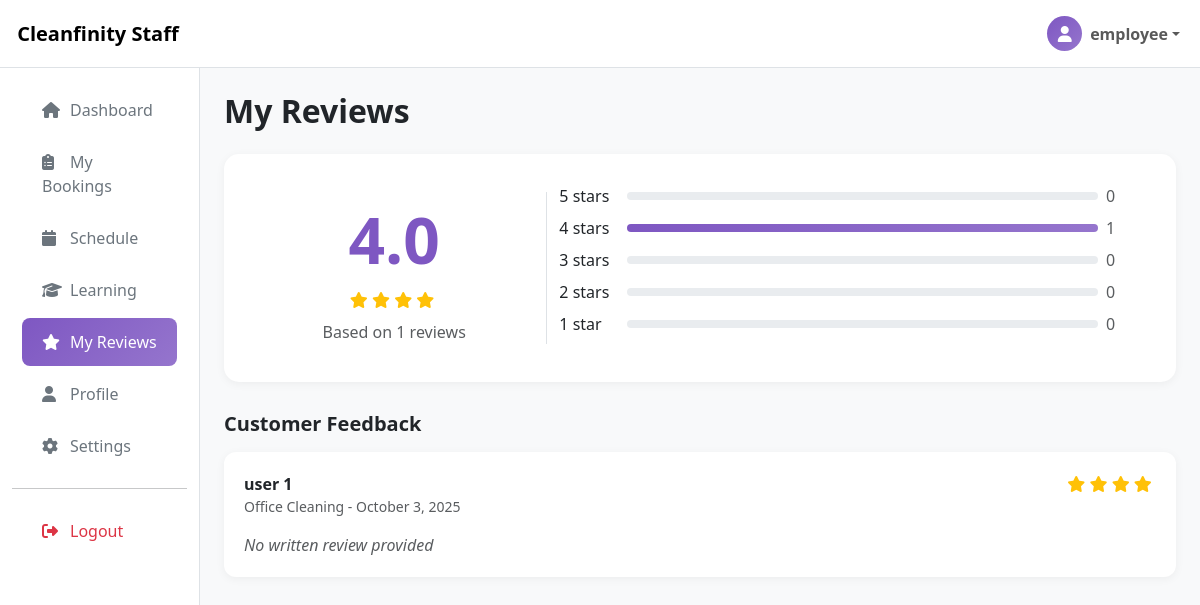
Screenshot of /staff/reviews.php (signed in) with the database file from the repository.
### tables this page shows
CREATE TABLE `service_ratings` (
  `id` int(11) NOT NULL,
  `booking_id` int(11) NOT NULL,
  `customer_id` int(11) NOT NULL,
  `rating` tinyint(3) UNSIGNED NOT NULL COMMENT 'Allowed range: 1-5',
  `comment` text DEFAULT NULL,
  `created_at` timestamp NOT NULL DEFAULT current_timestamp()
);

CREATE TABLE `users` (
  `id` int(11) NOT NULL,
  `username` varchar(50) NOT NULL,
  `email` varchar(100) NOT NULL,
  `password` varchar(255) NOT NULL,
  `first_name` varchar(50) NOT NULL,
  `last_name` varchar(50) NOT NULL,
  `phone` varchar(20) DEFAULT NULL,
  `address` text DEFAULT NULL,
  `role` enum('customer','staff','admin') DEFAULT 'customer',
  `status` enum('active','inactive') DEFAULT 'active',
  `availability` enum('available','unavailable') DEFAULT 'available',
  `created_at` timestamp NOT NULL DEFAULT current_timestamp(),
  `updated_at` timestamp NOT NULL DEFAULT current_timestamp() ON UPDATE current_timestamp()
);

CREATE TABLE `services` (
  `id` int(11) NOT NULL,
  `name` varchar(100) NOT NULL,
  `description` text DEFAULT NULL,
  `price` decimal(10,2) NOT NULL,
  `duration` int(11) NOT NULL COMMENT 'Duration in minutes',
  `base_price` decimal(10,2) NOT NULL,
  `duration_minutes` int(11) NOT NULL,
  `category` varchar(50) DEFAULT NULL,
  `status` enum('active','inactive') DEFAULT 'active',
  `created_at` timestamp NOT NULL DEFAULT current_timestamp(),
  `image_url` varchar(500) DEFAULT NULL,
  `is_active` tinyint(1) DEFAULT 1
);

### staff/reviews.php (the view, shortened to what this page needs)
<?php
$database = new Database();
$db = $database->getConnection();
$staff_id = $_SESSION['user_id'];
$query = "SELECT
    r.id,
    r.rating,
    r.comment,
    r.created_at,
    b.booking_date,
    s.name as service_name,
    u.first_name as customer_first_name,
    u.last_name as customer_last_name
FROM service_ratings r
JOIN bookings b ON r.booking_id = b.id
JOIN services s ON b.service_id = s.id
JOIN users u ON b.customer_id = u.id
WHERE b.employee_id = :staff_id
ORDER BY r.created_at DESC";
$stmt = $db->prepare($query);
$stmt->bindParam(':staff_id', $staff_id);
$stmt->execute();
$stats_query = "SELECT
    AVG(r.rating) as avg_rating,
    COUNT(*) as total_reviews,
    SUM(CASE WHEN r.rating = 5 THEN 1 ELSE 0 END) as five_star,
    SUM(CASE WHEN r.rating = 4 THEN 1 ELSE 0 END) as four_star,
    SUM(CASE WHEN r.rating = 3 THEN 1 ELSE 0 END) as three_star,
    SUM(CASE WHEN r.rating = 2 THEN 1 ELSE 0 END) as two_star,
    SUM(CASE WHEN r.rating = 1 THEN 1 ELSE 0 END) as one_star
FROM service_ratings r
JOIN bookings b ON r.booking_id = b.id
WHERE b.employee_id = :staff_id";
$stats_stmt = $db->prepare($stats_query);
$stats_stmt->bindParam(':staff_id', $staff_id);
$stats_stmt->execute();
$stats = $stats_stmt->fetch(PDO::FETCH_ASSOC);
?>
<!DOCTYPE html>
<html lang="en">
<head>
    <link href="https://cdn.jsdelivr.net/npm/bootstrap@5.3.2/dist/css/bootstrap.min.css" rel="stylesheet">
    <link href="https://cdnjs.cloudflare.com/ajax/libs/font-awesome/6.5.0/css/all.min.css" rel="stylesheet">
</head>
<body>
    <?php include 'includes/navbar.php'; ?>
    <div class="container-fluid">
        <div class="row">
            <?php include 'includes/sidebar.php'; ?>
            <main class="col-md-9 ms-sm-auto col-lg-10 px-md-4 py-4">
                <h2 class="fw-bold mb-4">My Reviews</h2>
                <div class="rating-overview">
                    <div class="row align-items-center">
                        <div class="col-md-4 text-center border-end">
                            <div class="rating-number">
                                <?php echo number_format($stats['avg_rating'] ?? 0, 1); ?>
                            </div>
                            <div class="star-rating mb-2">
                                <?php
                                $avg = round($stats['avg_rating'] ?? 0);
                                for($i = 1; $i <= 5; $i++):
                                ?>
                                    <i class="fas fa-star<?php echo $i <= $avg ? '' : '-o'; ?>"></i>
                                <?php endfor; ?>
                            </div>
                            <div class="text-muted">Based on <?php echo $stats['total_reviews'] ?? 0; ?> reviews</div>
                        </div>
                        <div class="col-md-8">
                            <div class="mb-3">
                                <div class="d-flex align-items-center mb-2">
                                    <span class="me-2" style="width: 60px;">5 stars</span>
                                    <div class="rating-bar flex-grow-1">
                                    </div>
                                    <span class="ms-2 text-muted" style="width: 40px;"><?php echo $stats['five_star'] ?? 0; ?></span>
                                </div>
                                <div class="d-flex align-items-center mb-2">
                                    <span class="me-2" style="width: 60px;">4 stars</span>
                                    <div class="rating-bar flex-grow-1">
                                        <div class="rating-bar-fill" style="width: <?php echo $stats['total_reviews'] > 0 ? ($stats['four_star'] / $stats['total_reviews'] * 100) : 0; ?>%"></div>
                                    </div>
                                    <span class="ms-2 text-muted" style="width: 40px;"><?php echo $stats['four_star'] ?? 0; ?></span>
                                </div>
                                <div class="d-flex align-items-center mb-2">
                                    <span class="me-2" style="width: 60px;">3 stars</span>
                                    <div class="rating-bar flex-grow-1">
                                    </div>
                                    <span class="ms-2 text-muted" style="width: 40px;"><?php echo $stats['three_star'] ?? 0; ?></span>
                                </div>
                                <div class="d-flex align-items-center mb-2">
                                    <span class="me-2" style="width: 60px;">2 stars</span>
                                    <div class="rating-bar flex-grow-1">
                                    </div>
                                    <span class="ms-2 text-muted" style="width: 40px;"><?php echo $stats['two_star'] ?? 0; ?></span>
                                </div>
                                <div class="d-flex align-items-center">
                                    <span class="me-2" style="width: 60px;">1 star</span>
                                    <div class="rating-bar flex-grow-1">
                                    </div>
                                    <span class="ms-2 text-muted" style="width: 40px;"><?php echo $stats['one_star'] ?? 0; ?></span>
                                </div>
                            </div>
                        </div>
                    </div>
                </div>
                <h5 class="fw-bold mb-3">Customer Feedback</h5>
                <?php if ($stmt->rowCount() > 0): ?>
                    <?php while ($review = $stmt->fetch(PDO::FETCH_ASSOC)): ?>
                        <div class="review-card">
                            <div class="d-flex justify-content-between align-items-start mb-3">
                                <div>
                                    <div class="fw-bold">
                                        <?php echo htmlspecialchars($review['customer_first_name'] . ' ' . $review['customer_last_name']); ?>
                                    </div>
                                    <div class="text-muted small">
                                        <?php echo htmlspecialchars($review['service_name']); ?> -
                                        <?php echo date('F j, Y', strtotime($review['created_at'])); ?>
                                    </div>
                                </div>
                                <div class="star-rating">
                                    <?php for($i = 1; $i <= 5; $i++): ?>
                                        <i class="fas fa-star<?php echo $i <= $review['rating'] ? '' : '-o'; ?>"></i>
                                    <?php endfor; ?>
                                </div>
                            </div>
                            <?php if (!empty($review['review'])): ?>
                                <p class="mb-0"><?php echo nl2br(htmlspecialchars($review['review'])); ?></p>
                            <?php else: ?>
                                <p class="text-muted mb-0 fst-italic">No written review provided</p>
                            <?php endif; ?>
                        </div>
                    <?php endwhile; ?>
                <?php endif; ?>
            </main>
        </div>
    </div>
</body>
</html>

### staff/reviews.php (style rules this page uses)
:root { --staff-purple: #7E57C2; }
body { background: #f8f9fa; }
.rating-overview { background: white; border-radius: 15px; padding: 30px; box-shadow: 0 2px 10px rgba(0,0,0,0.05); margin-bottom: 30px; }
.rating-number { font-size: 4rem; font-weight: bold; color: var(--staff-purple); }
.rating-bar { height: 8px; background: #e9ecef; border-radius: 10px; overflow: hidden; }
.rating-bar-fill { height: 100%; background: linear-gradient(90deg, var(--staff-purple), #9575cd); transition: width 0.3s ease; }
.review-card { background: white; border: none; border-radius: 12px; padding: 20px; margin-bottom: 15px; box-shadow: 0 2px 10px rgba(0,0,0,0.05); transition: all 0.3s ease; }
.star-rating { color: #ffc107; }

### rows the page displays
service_ratings: customer.last_name "user 1", services.name "Office Cleaning", created_at "October 3, 2025", rating 4 (drawn)

### other values shown
$_SESSION['first_name'] "employee"
$stats['avg_rating'] "4.0"
$stats['total_reviews'] "1"
$stats['five_star'] "0"
$stats['four_star'] "1"
$stats['three_star'] "0"
$stats['two_star'] "0"
$stats['one_star'] "0"
